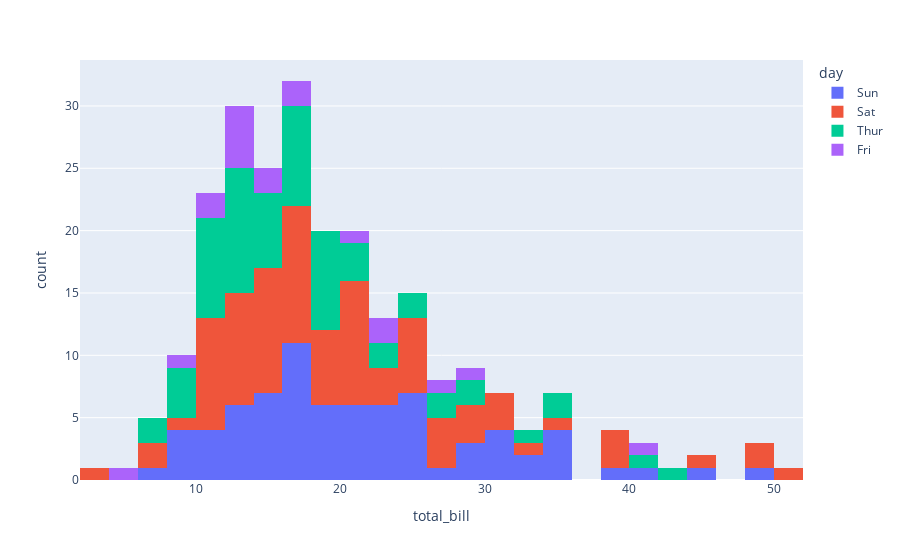

Notebook code cell kept with this figure:
### Code cell
# Create a histogram using plotly function `histogram`
fig = px.histogram(
    tips_dataset,  # <- set dataset
    x="total_bill",  # <- set x variable
    color="day",  # <- set grouping variable
    hover_data=tips_dataset.columns,
)  # <- add column names
# fig.write_html("hist.html")
fig.show()

### Figure 1 — Plotly figure (JSON) as saved in the notebook; plotly's stock layout.template omitted (floating-point values rounded to 4 significant figures)
{"data": [{"alignmentgroup": "True", "bingroup": "x", "hovertemplate": "day=Sun<br>total_bill=%{x}<br>count=%{y}<extra></extra>", "legendgroup": "Sun", "marker": {"color": "#636efa", "pattern": {"shape": ""}}, "name": "Sun", "offsetgroup": "Sun", "orientation": "v", "showlegend": true, "type": "histogram", "visible": true, "x": [16.99, 10.34, 21.01, 23.68, 24.59, 25.29, 8.77, 26.88, 15.04, 14.78, 10.27, 35.26, 15.42, 18.43, 14.83, 21.58, 10.33, 16.29, 16.97, 17.46, 13.94, 9.68, 30.4, 18.29, 22.23, 32.4, 28.55, 18.04, 12.54, 10.29, 34.81, 9.94, 25.56, 19.49, 38.07, 23.95, 25.71, 17.31, 29.93, 14.07, 13.13, 17.26, 24.55, 19.77, 29.85, 48.17, 25, 13.39, 16.49, 21.5, 12.66, 16.21, 13.81, 17.51, 24.52, 20.76, 31.71, 7.25, 31.85, 16.82, 32.9, 17.89, 14.48, 9.6, 34.63, 34.65, 23.33, 45.35, 23.17, 40.55, 20.69, 20.9, 30.46, 18.15, 23.1, 15.69], "xaxis": "x", "yaxis": "y"}, {"alignmentgroup": "True", "bingroup": "x", "hovertemplate": "day=Sat<br>total_bill=%{x}<br>count=%{y}<extra></extra>", "legendgroup": "Sat", "marker": {"color": "#EF553B", "pattern": {"shape": ""}}, "name": "Sat", "offsetgroup": "Sat", "orientation": "v", "showlegend": true, "type": "histogram", "visible": true, "x": [20.65, 17.92, 20.29, 15.77, 39.42, 19.82, 17.81, 13.37, 12.69, 21.7, 19.65, 9.55, 18.35, 15.06, 20.69, 17.78, 24.06, 16.31, 16.93, 18.69, 31.27, 16.04, 38.01, 26.41, 11.24, 48.27, 20.29, 13.81, 11.02, 18.29, 17.59, 20.08, 16.45, 3.07, 20.23, 15.01, 12.02, 17.07, 26.86, 25.28, 14.73, 10.51, 17.92, 44.3, 22.42, 20.92, 15.36, 20.49, 25.21, 18.24, 14.31, 14, 7.25, 10.59, 10.63, 50.81, 15.81, 26.59, 38.73, 24.27, 12.76, 30.06, 25.89, 48.33, 13.27, 28.17, 12.9, 28.15, 11.59, 7.74, 30.14, 20.45, 13.28, 22.12, 24.01, 15.69, 11.61, 10.77, 15.53, 10.07, 12.6, 32.83, 35.83, 29.03, 27.18, 22.67, 17.82], "xaxis": "x", "yaxis": "y"}, {"alignmentgroup": "True", "bingroup": "x", "hovertemplate": "day=Thur<br>total_bill=%{x}<br>count=%{y}<extra></extra>", "legendgroup": "Thur", "marker": {"color": "#00cc96", "pattern": {"shape": ""}}, "name": "Thur", "offsetgroup": "Thur", "orientation": "v", "showlegend": true, "type": "histogram", "x": [27.2, 22.76, 17.29, 19.44, 16.66, 10.07, 32.68, 15.98, 34.83, 13.03, 18.28, 24.71, 21.16, 10.65, 12.43, 24.08, 11.69, 13.42, 14.26, 15.95, 12.48, 29.8, 8.52, 14.52, 11.38, 22.82, 19.08, 20.27, 11.17, 12.26, 18.26, 8.51, 10.33, 14.15, 16, 13.16, 17.47, 34.3, 41.19, 27.05, 16.43, 8.35, 18.64, 11.87, 9.78, 7.51, 19.81, 28.44, 15.48, 16.58, 7.56, 10.34, 43.11, 13, 13.51, 18.71, 12.74, 13, 16.4, 20.53, 16.47, 18.78], "xaxis": "x", "yaxis": "y"}, {"alignmentgroup": "True", "bingroup": "x", "hovertemplate": "day=Fri<br>total_bill=%{x}<br>count=%{y}<extra></extra>", "legendgroup": "Fri", "marker": {"color": "#ab63fa", "pattern": {"shape": ""}}, "name": "Fri", "offsetgroup": "Fri", "orientation": "v", "showlegend": true, "type": "histogram", "x": [28.97, 22.49, 5.75, 16.32, 22.75, 40.17, 27.28, 12.03, 21.01, 12.46, 11.35, 15.38, 12.16, 13.42, 8.58, 15.98, 13.42, 16.27, 10.09], "xaxis": "x", "yaxis": "y"}], "layout": {"autosize": true, "barmode": "relative", "legend": {"title": {"text": "day"}, "tracegroupgap": 0}, "margin": {"t": 60}, "xaxis": {"anchor": "y", "autorange": true, "domain": [0, 1], "range": [2, 52], "title": {"text": "total_bill"}, "type": "linear"}, "yaxis": {"anchor": "x", "autorange": true, "domain": [0, 1], "range": [0, 33.68], "title": {"text": "count"}}}}
